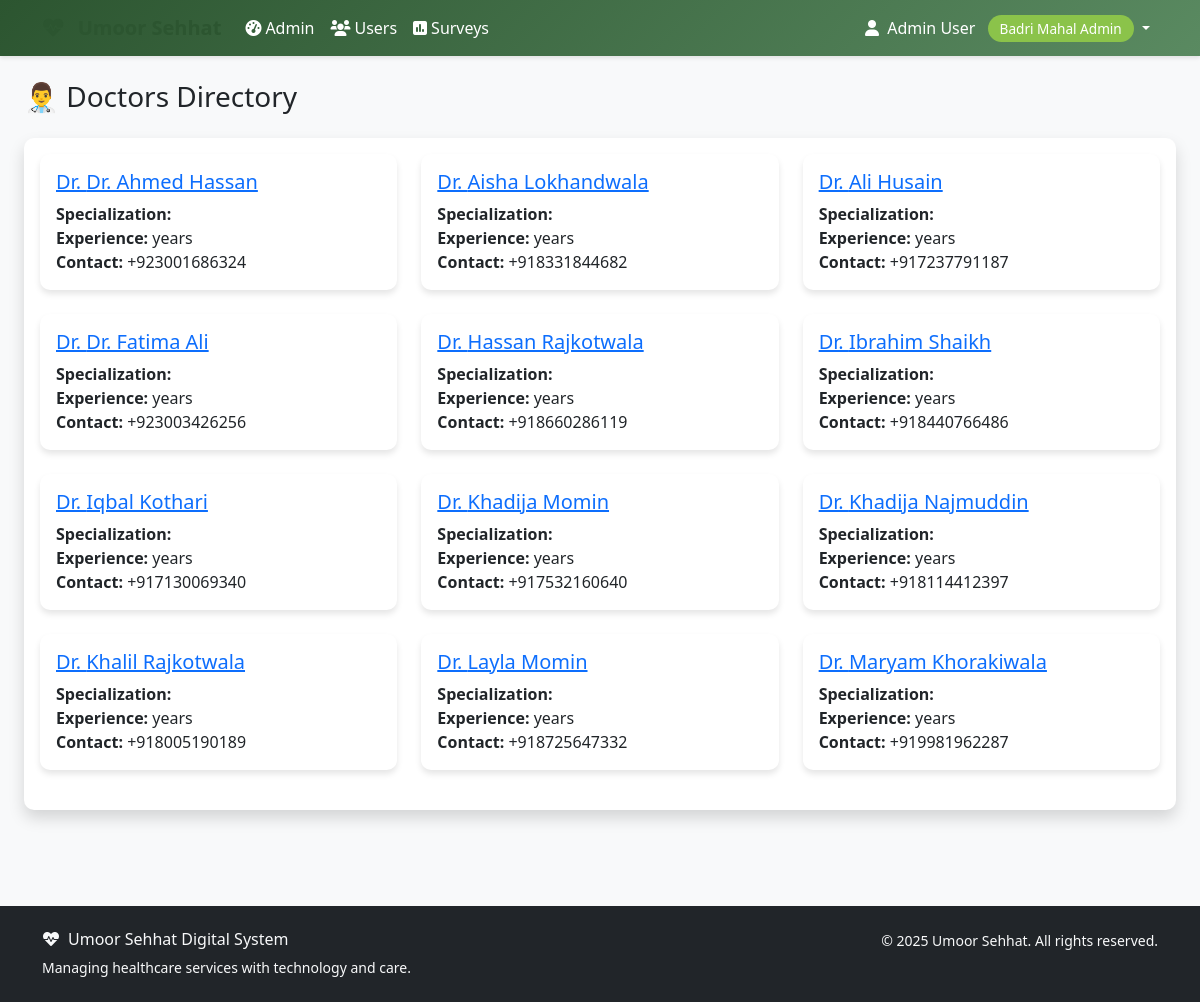
The app's page /doctordirectory/doctors/ (signed in), older data.
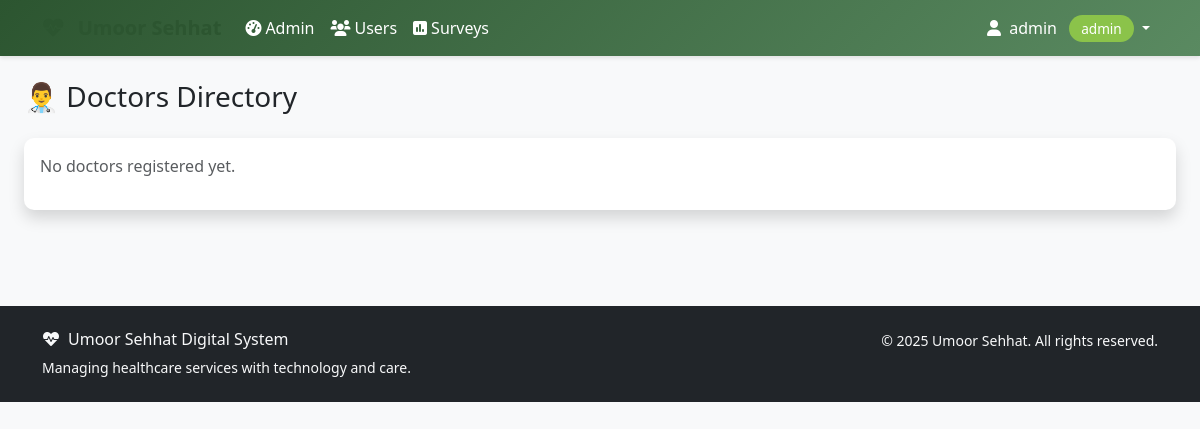
The same page, newer data.
### accounts/models.py (models this page shows, shortened)
class User(AbstractUser):
    ROLE_CHOICES = [
        ('aamil', 'Aamil'),
        ('moze_coordinator', 'Moze Coordinator'),
        ('doctor', 'Doctor'),
        ('student', 'Student'),
        ('badri_mahal_admin', 'Badri Mahal Admin'),
    ]
    role = models.CharField(max_length=20, choices=ROLE_CHOICES, default='student')
    its_id = models.CharField(
        max_length=8,
        unique=True,
        null=True,
        blank=True,
        validators=[RegexValidator(
            regex=r'^\d{8}$',
            message='ITS ID must be exactly 8 digits',
            code='invalid_its_id'
        )],
        help_text='8-digit ITS ID'
    )
    phone_number = models.CharField(max_length=15, blank=True, null=True)
    profile_photo = models.ImageField(upload_to='profile_photos/', blank=True, null=True)
    arabic_name = models.CharField(max_length=100, blank=True, null=True)
    age = models.PositiveIntegerField(blank=True, null=True)
    verified_certificate = models.FileField(upload_to='certificates/', blank=True, null=True)
    specialty = models.CharField(max_length=100, blank=True, null=True)
    college = models.CharField(max_length=100, blank=True, null=True)  # For students
    specialization = models.CharField(max_length=100, blank=True, null=True)  # For students
    created_at = models.DateTimeField(auto_now_add=True)
    updated_at = models.DateTimeField(auto_now=True)
    def get_full_name(self):
        if self.arabic_name:
            return self.arabic_name
        return super().get_full_name() or self.username
    @property
    def is_aamil(self):
        return self.role == 'aamil'
    @property
    def is_moze_coordinator(self):
        return self.role == 'moze_coordinator'
    @property
    def is_doctor(self):
        return self.role == 'doctor'
    @property
    def is_student(self):
        return self.role == 'student'
    @property
    def is_admin(self):
        return self.role == 'badri_mahal_admin' or self.is_superuser
    class Meta:
        verbose_name = 'User'
        verbose_name_plural = 'Users'
        ordering = ['first_name', 'last_name']

### doctordirectory/models.py (models this page shows, shortened)
class Doctor(models.Model):
    user = models.OneToOneField(
        settings.AUTH_USER_MODEL,
        on_delete=models.CASCADE,
        related_name='doctordirectory_profile',
        limit_choices_to={'role': 'doctor'}
    )
    name = models.CharField(max_length=100)  # Can be different from user's name
    its_id = models.CharField(
        max_length=8,
        unique=True,
        validators=[RegexValidator(
            regex=r'^\d{8}$',
            message='ITS ID must be exactly 8 digits'
        )]
    )
    specialty = models.CharField(max_length=100)
    qualification = models.CharField(max_length=200, blank=True, null=True)
    experience_years = models.PositiveIntegerField(default=0)
    verified_certificate = models.FileField(upload_to='doctor_certificates/', blank=True, null=True)
    assigned_moze = models.ForeignKey(
        Moze,
        on_delete=models.SET_NULL,
        null=True,
        blank=True,
        related_name='assigned_doctors'
    )
    is_verified = models.BooleanField(default=False)
    is_available = models.BooleanField(default=True)
    license_number = models.CharField(max_length=50, blank=True, null=True)
    consultation_fee = models.DecimalField(max_digits=10, decimal_places=2, default=0.00)
    phone = models.CharField(max_length=15, blank=True, null=True)
    email = models.EmailField(blank=True, null=True)
    address = models.TextField(blank=True, null=True)
    languages_spoken = models.CharField(max_length=200, blank=True, null=True, help_text='Comma-separated languages')
    bio = models.TextField(blank=True, null=True)
    created_at = models.DateTimeField(auto_now_add=True)
    updated_at = models.DateTimeField(auto_now=True)
    class Meta:
        verbose_name = 'Doctor'
        verbose_name_plural = 'Doctors'
        ordering = ['name']

### doctordirectory/views.py (the view, shortened to what this page needs)
# urls.py: path('doctors/', views.DoctorListView.as_view(), name='doctor_list'),
class DoctorListView(LoginRequiredMixin, ListView):
    model = Doctor
    template_name = 'doctordirectory/doctor_list.html'
    context_object_name = 'doctors'
    paginate_by = 12
    def get_queryset(self):
        queryset = Doctor.objects.filter(is_verified=True).select_related('user', 'assigned_moze')
        search = self.request.GET.get('search')
        specialty = self.request.GET.get('specialty')
        if specialty:
            queryset = queryset.filter(user__specialty__icontains=specialty)
        available = self.request.GET.get('available')
        if available == 'true':
            today = timezone.now().date()
            queryset = queryset.filter(
                availabilities__date=today,
                availabilities__is_available=True
            )
        return queryset.distinct()
    def get_context_data(self, **kwargs):
        context = super().get_context_data(**kwargs)
        context['search_query'] = self.request.GET.get('search', '')
        context['specialty_filter'] = self.request.GET.get('specialty', '')
        context['available_filter'] = self.request.GET.get('available', '')
        context['specialties'] = Doctor.objects.filter(
            is_verified=True,
            user__specialty__isnull=False
        ).exclude(user__specialty='').values_list('user__specialty', flat=True).distinct()
        return context

### templates/doctordirectory/doctor_list.html (shortened to what this page needs)
{% extends 'base.html' %}
{% block content %}
<div class="container-fluid">
    <div class="row mb-4">
        <div class="col-12">
            <h1 class="h3 mb-0 text-gray-800">👨‍⚕️ Doctors Directory</h1>
        </div>
    </div>
    <div class="card shadow mb-4">
        <div class="card-body">
            {% if doctors %}
                <div class="row">
                    {% for doctor in doctors %}
                    <div class="col-md-6 col-lg-4 mb-4">
                        <div class="card h-100">
                            <div class="card-body">
                                <h5 class="card-title">
                                    <a href="{% url 'doctordirectory:doctor_detail' doctor.pk %}">Dr. {{ doctor.user.get_full_name }}</a>
                                </h5>
                                <p class="card-text">
                                    <strong>Specialization:</strong> {{ doctor.specialization }}<br>
                                    <strong>Experience:</strong> {{ doctor.years_of_experience }} years<br>
                                    <strong>Contact:</strong> {{ doctor.user.phone_number }}
                                </p>
                            </div>
                        </div>
                    </div>
                    {% endfor %}
                </div>
            {% else %}
                <p class="text-muted">No doctors registered yet.</p>
            {% endif %}
        </div>
    </div>
</div>
{% endblock %}

### templates/base.html (shortened to what this page needs)
<!DOCTYPE html>
<html lang="en">
<head>
    <link href="https://cdn.jsdelivr.net/npm/bootstrap@5.3.0/dist/css/bootstrap.min.css" rel="stylesheet">
    <link href="https://cdnjs.cloudflare.com/ajax/libs/font-awesome/6.0.0/css/all.min.css" rel="stylesheet">
</head>
<body>
    <nav class="navbar navbar-expand-lg navbar-custom">
        <div class="container">
            <a class="navbar-brand text-white" href="{% url 'dashboard' %}">
                <i class="fas fa-heartbeat me-2"></i>
            </a>
            <div class="collapse navbar-collapse" id="navbarNav">
                {% if user.is_authenticated %}
                    <ul class="navbar-nav me-auto">
                        {% if user.is_admin %}
                            <li class="nav-item">
                                <a class="nav-link" href="{% url 'admin:index' %}">
                                    <i class="fas fa-tachometer-alt me-1"></i>Admin
                                </a>
                            </li>
                            <li class="nav-item">
                                <a class="nav-link" href="{% url 'accounts:user_list' %}">
                                    <i class="fas fa-users me-1"></i>Users
                                </a>
                            </li>
                        {% endif %}
                        <li class="nav-item">
                            <a class="nav-link" href="#">
                                <i class="fas fa-poll me-1"></i>Surveys
                            </a>
                        </li>
                    </ul>
                    <ul class="navbar-nav">
                        <li class="nav-item dropdown">
                            <a class="nav-link dropdown-toggle" href="#" id="navbarDropdown" role="button" data-bs-toggle="dropdown">
                                <i class="fas fa-user me-1"></i>
                                {{ user.get_full_name|default:user.username }}
                                <span class="role-badge ms-2">{{ user.get_role_display }}</span>
                            </a>
                        </li>
                    </ul>
                {% endif %}
            </div>
        </div>
    </nav>
    <main class="container-fluid py-4">
        {% block content %}{% endblock %}
    </main>
    <footer class="bg-dark text-light py-4 mt-5">
        <div class="container">
            <div class="row">
                <div class="col-md-6">
                    <h6><i class="fas fa-heartbeat me-2"></i>Umoor Sehhat Digital System</h6>
                    <p class="small mb-0">Managing healthcare services with technology and care.</p>
                </div>
                <div class="col-md-6 text-md-end">
                    <p class="small mb-0">
                        &copy; {% now "Y" %} Umoor Sehhat. All rights reserved.
                    </p>
                </div>
            </div>
        </div>
    </footer>
</body>
</html>

Row changes from the older to the newer data that the page shows:
removed Doctor: user.get_full_name "Dr. Ahmed Hassan", user.phone_number "+923001686324"
removed Doctor: user.get_full_name "Aisha Lokhandwala", user.phone_number "+918331844682"
removed Doctor: user.get_full_name "Ali Husain", user.phone_number "+917237791187"
removed Doctor: user.get_full_name "Dr. Fatima Ali", user.phone_number "+923003426256"
removed Doctor: user.get_full_name "Hassan Rajkotwala", user.phone_number "+918660286119"
removed Doctor: user.get_full_name "Ibrahim Shaikh", user.phone_number "+918440766486"
removed Doctor: user.get_full_name "Iqbal Kothari", user.phone_number "+917130069340"
removed Doctor: user.get_full_name "Khadija Momin", user.phone_number "+917532160640"
removed Doctor: user.get_full_name "Khadija Najmuddin", user.phone_number "+918114412397"
removed Doctor: user.get_full_name "Khalil Rajkotwala", user.phone_number "+918005190189"
removed Doctor: user.get_full_name "Layla Momin", user.phone_number "+918725647332"
removed Doctor: user.get_full_name "Maryam Khorakiwala", user.phone_number "+919981962287"
changed User: get_full_name "Admin User" → "admin"; role "Badri Mahal Admin" → "admin"
Text that changed along with them:
text now shown: "No doctors registered yet."
